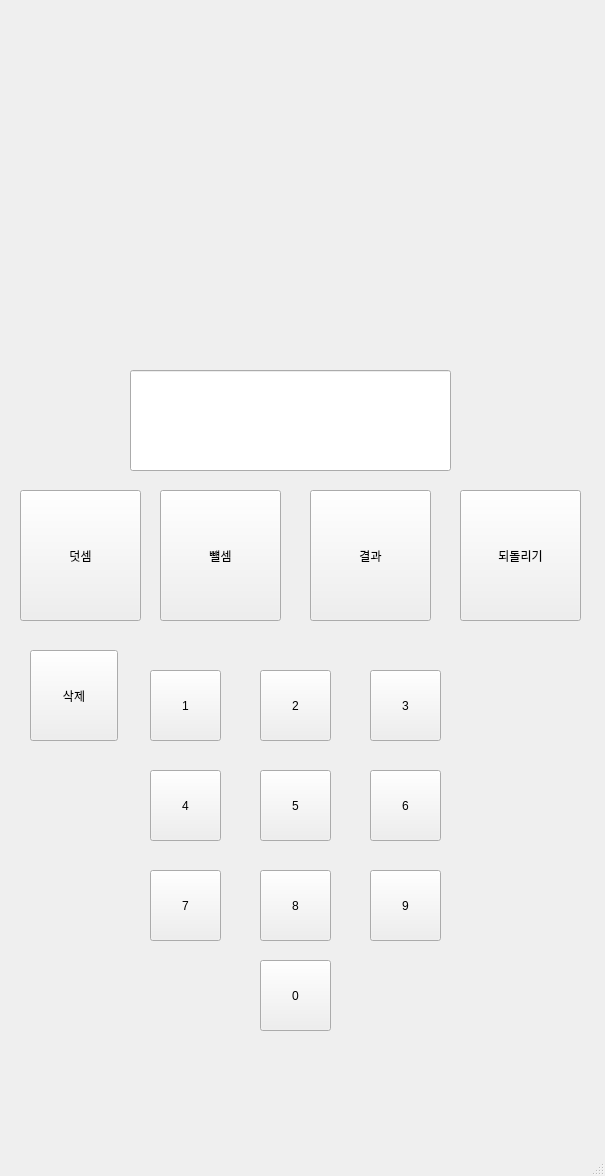
<?xml version="1.0" encoding="UTF-8"?>
<ui version="4.0">
 <class>MainWindow</class>
 <widget class="QMainWindow" name="MainWindow">
  <property name="geometry">
   <rect>
    <x>0</x>
    <y>0</y>
    <width>605</width>
    <height>1176</height>
   </rect>
  </property>
  <property name="windowTitle">
   <string>MainWindow</string>
  </property>
  <widget class="QWidget" name="centralwidget">
   <widget class="QPushButton" name="pushButton">
    <property name="geometry">
     <rect>
      <x>20</x>
      <y>490</y>
      <width>121</width>
      <height>131</height>
     </rect>
    </property>
    <property name="text">
     <string>덧셈</string>
    </property>
   </widget>
   <widget class="QPushButton" name="pushButton_2">
    <property name="geometry">
     <rect>
      <x>160</x>
      <y>490</y>
      <width>121</width>
      <height>131</height>
     </rect>
    </property>
    <property name="text">
     <string>뺼셈</string>
    </property>
   </widget>
   <widget class="QPushButton" name="pushButton_3">
    <property name="geometry">
     <rect>
      <x>310</x>
      <y>490</y>
      <width>121</width>
      <height>131</height>
     </rect>
    </property>
    <property name="text">
     <string>결과</string>
    </property>
   </widget>
   <widget class="QPushButton" name="pushButton_4">
    <property name="geometry">
     <rect>
      <x>460</x>
      <y>490</y>
      <width>121</width>
      <height>131</height>
     </rect>
    </property>
    <property name="text">
     <string>되돌리기</string>
    </property>
   </widget>
   <widget class="QPushButton" name="pushButton_5">
    <property name="geometry">
     <rect>
      <x>150</x>
      <y>670</y>
      <width>71</width>
      <height>71</height>
     </rect>
    </property>
    <property name="text">
     <string>1</string>
    </property>
   </widget>
   <widget class="QPushButton" name="pushButton_6">
    <property name="geometry">
     <rect>
      <x>260</x>
      <y>670</y>
      <width>71</width>
      <height>71</height>
     </rect>
    </property>
    <property name="text">
     <string>2</string>
    </property>
   </widget>
   <widget class="QPushButton" name="pushButton_7">
    <property name="geometry">
     <rect>
      <x>370</x>
      <y>670</y>
      <width>71</width>
      <height>71</height>
     </rect>
    </property>
    <property name="text">
     <string>3</string>
    </property>
   </widget>
   <widget class="QPushButton" name="pushButton_8">
    <property name="geometry">
     <rect>
      <x>150</x>
      <y>770</y>
      <width>71</width>
      <height>71</height>
     </rect>
    </property>
    <property name="text">
     <string>4</string>
    </property>
   </widget>
   <widget class="QPushButton" name="pushButton_9">
    <property name="geometry">
     <rect>
      <x>260</x>
      <y>770</y>
      <width>71</width>
      <height>71</height>
     </rect>
    </property>
    <property name="text">
     <string>5</string>
    </property>
   </widget>
   <widget class="QPushButton" name="pushButton_10">
    <property name="geometry">
     <rect>
      <x>370</x>
      <y>770</y>
      <width>71</width>
      <height>71</height>
     </rect>
    </property>
    <property name="text">
     <string>6</string>
    </property>
   </widget>
   <widget class="QPushButton" name="pushButton_11">
    <property name="geometry">
     <rect>
      <x>150</x>
      <y>870</y>
      <width>71</width>
      <height>71</height>
     </rect>
    </property>
    <property name="text">
     <string>7</string>
    </property>
   </widget>
   <widget class="QPushButton" name="pushButton_12">
    <property name="geometry">
     <rect>
      <x>260</x>
      <y>870</y>
      <width>71</width>
      <height>71</height>
     </rect>
    </property>
    <property name="text">
     <string>8</string>
    </property>
   </widget>
   <widget class="QPushButton" name="pushButton_13">
    <property name="geometry">
     <rect>
      <x>370</x>
      <y>870</y>
      <width>71</width>
      <height>71</height>
     </rect>
    </property>
    <property name="text">
     <string>9</string>
    </property>
   </widget>
   <widget class="QPushButton" name="pushButton_14">
    <property name="geometry">
     <rect>
      <x>260</x>
      <y>960</y>
      <width>71</width>
      <height>71</height>
     </rect>
    </property>
    <property name="text">
     <string>0</string>
    </property>
   </widget>
   <widget class="QLineEdit" name="lineEdit">
    <property name="geometry">
     <rect>
      <x>130</x>
      <y>370</y>
      <width>321</width>
      <height>101</height>
     </rect>
    </property>
   </widget>
   <widget class="QPushButton" name="pushButton_15">
    <property name="geometry">
     <rect>
      <x>30</x>
      <y>650</y>
      <width>88</width>
      <height>91</height>
     </rect>
    </property>
    <property name="text">
     <string>삭제</string>
    </property>
   </widget>
  </widget>
  <widget class="QMenuBar" name="menubar">
   <property name="geometry">
    <rect>
     <x>0</x>
     <y>0</y>
     <width>605</width>
     <height>23</height>
    </rect>
   </property>
  </widget>
  <widget class="QStatusBar" name="statusbar"/>
 </widget>
 <resources/>
 <connections/>
</ui>
